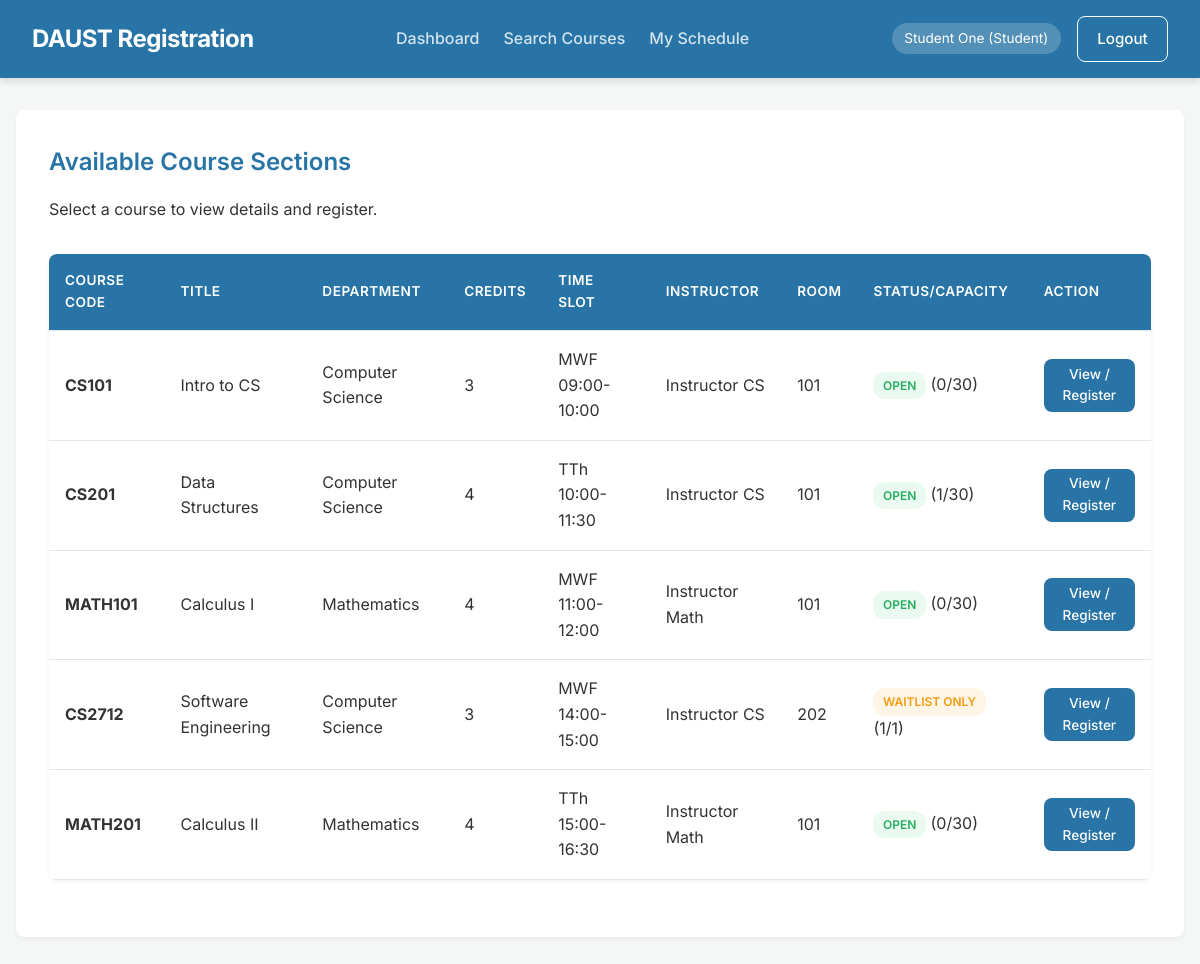
Page /student/search (signed in) on the committed database.
### tables this page shows
CREATE TABLE Sections (
            sectionID TEXT PRIMARY KEY,
            courseID TEXT NOT NULL,
            termID TEXT NOT NULL,
            instructorID TEXT NOT NULL,
            roomID TEXT NOT NULL,
            timeSlot TEXT NOT NULL,
            maxCapacity INTEGER NOT NULL,
            currentEnrolled INTEGER NOT NULL DEFAULT 0,
            status TEXT NOT NULL DEFAULT 'Draft' CHECK(status IN ('Draft','Published','Full','Closed','Cancelled')),
            FOREIGN KEY (courseID) REFERENCES Courses(courseID),
            FOREIGN KEY (termID) REFERENCES AcademicTerms(termID),
            FOREIGN KEY (instructorID) REFERENCES Instructors(userID),
            FOREIGN KEY (roomID) REFERENCES Rooms(roomID)
        );

CREATE TABLE Courses (
            courseID TEXT PRIMARY KEY,
            deptID TEXT NOT NULL,
            courseCode TEXT NOT NULL UNIQUE,
            title TEXT NOT NULL,
            credits INTEGER NOT NULL,
            description TEXT,
            FOREIGN KEY (deptID) REFERENCES Departments(deptID)
        );

CREATE TABLE Departments (
            deptID TEXT PRIMARY KEY,
            deptCode TEXT NOT NULL UNIQUE,
            deptName TEXT NOT NULL
        );

CREATE TABLE Users (
            userID TEXT PRIMARY KEY,
            name TEXT NOT NULL,
            email TEXT NOT NULL UNIQUE,
            password TEXT NOT NULL,
            role TEXT NOT NULL CHECK(role IN ('Student', 'Instructor', 'Administrator'))
        );

CREATE TABLE Rooms (
            roomID TEXT PRIMARY KEY,
            roomNumber TEXT NOT NULL,
            building TEXT NOT NULL,
            maxSeats INTEGER NOT NULL
        );

### app.py (the view)
@app.route('/student/search')
@login_required
@role_required('Student')
def student_search():
    cursor = get_db()
    cursor.execute('''
        SELECT s.sectionID, c.courseCode, c.title, c.credits, s.timeSlot, r.roomNumber, u.name as instructorName, s.currentEnrolled, s.maxCapacity, s.status, d.deptName
        FROM Sections s
        JOIN Courses c ON s.courseID = c.courseID
        JOIN Departments d ON c.deptID = d.deptID
        JOIN Instructors i ON s.instructorID = i.userID
        JOIN Users u ON i.userID = u.userID
        JOIN Rooms r ON s.roomID = r.roomID
        WHERE s.status IN ('Published', 'Full')
    ''')
    sections = cursor.fetchall()
    return render_template('student/search.html', sections=sections)

### app.py (called while the page is built)
def get_db():
    return DatabaseConnection.get_instance().cursor()

def login_required(f):
    @wraps(f)
    def decorated_function(*args, **kwargs):
        if 'user_id' not in session:
            flash("Please log in to access this page.", "warning")
            return redirect(url_for('login'))
        return f(*args, **kwargs)
    return decorated_function

def role_required(role):
    def decorator(f):
        @wraps(f)
        def decorated_function(*args, **kwargs):
            if 'role' not in session or session['role'] != role:
                flash(f"Unauthorized access. You must be a {role} to view this page.", "error")
                return redirect(url_for('login'))
            return f(*args, **kwargs)
        return decorated_function
    return decorator

### database.py (called while the page is built)
    @classmethod
    def get_instance(cls):
        if cls._instance is None:
            db_path = os.path.join(os.path.dirname(__file__), 'registration.db')
            cls._instance = sqlite3.connect(db_path, check_same_thread=False)
            cls._instance.row_factory = sqlite3.Row
            cls._initialize_schema(cls._instance)
        return cls._instance

### templates/student/search.html (shortened to what this page needs)
{% extends 'base.html' %}
{% block content %}
<div class="content-box">
    <h2>Available Course Sections</h2>
    <p style="margin-bottom: 2rem;">Select a course to view details and register.</p>
    <table>
        <thead>
            <tr>
                <th>Course Code</th>
                <th>Title</th>
                <th>Department</th>
                <th>Credits</th>
                <th>Time Slot</th>
                <th>Instructor</th>
                <th>Room</th>
                <th>Status/Capacity</th>
                <th>Action</th>
            </tr>
        </thead>
        <tbody>
            {% for sec in sections %}
            <tr>
                <td><strong>{{ sec.courseCode }}</strong></td>
                <td>{{ sec.title }}</td>
                <td>{{ sec.deptName }}</td>
                <td>{{ sec.credits }}</td>
                <td>{{ sec.timeSlot }}</td>
                <td>{{ sec.instructorName }}</td>
                <td>{{ sec.roomNumber }}</td>
                <td>
                    {% if sec.status == 'Full' %}
                        <span class="badge badge-orange">Waitlist Only</span> ({{ sec.currentEnrolled }}/{{ sec.maxCapacity }})
                    {% else %}
                        <span class="badge badge-green">Open</span> ({{ sec.currentEnrolled }}/{{ sec.maxCapacity }})
                    {% endif %}
                </td>
                <td>
                    <a href="{{ url_for('student_register_confirm', section_id=sec.sectionID) }}" class="btn btn-primary" style="padding: 0.3rem 0.8rem; font-size: 0.85rem;">View / Register</a>
                </td>
            </tr>
            {% else %}
            <tr>
                <td colspan="9" style="text-align: center;">No sections available.</td>
            </tr>
            {% endfor %}
        </tbody>
    </table>
</div>
{% endblock %}

### templates/base.html (shortened to what this page needs)
<!DOCTYPE html>
<html lang="en">
<head>
    <link rel="stylesheet" href="{{ url_for('static', filename='style.css') }}">
</head>
<body>
    <nav class="navbar">
        <div class="navbar-brand">
            <a href="/">DAUST Registration</a>
        </div>
        <div class="nav-links">
            {% if session.get('role') == 'Administrator' %}
                <a href="{{ url_for('admin_dashboard') }}">Dashboard</a>
                <a href="{{ url_for('admin_catalog') }}">Catalog</a>
                <a href="{{ url_for('admin_window') }}">Windows</a>
                <a href="{{ url_for('admin_override') }}">Overrides</a>
            {% elif session.get('role') == 'Student' %}
                <a href="{{ url_for('student_dashboard') }}">Dashboard</a>
                <a href="{{ url_for('student_search') }}">Search Courses</a>
                <a href="{{ url_for('student_schedule') }}">My Schedule</a>
            {% endif %}
        </div>
        <div class="navbar-user">
            {% if session.get('user_id') %}
                <span class="user-badge">{{ session.get('name') }} ({{ session.get('role') }})</span>
                <a href="{{ url_for('logout') }}" class="btn btn-primary" style="border: 1px solid white;">Logout</a>
            {% else %}
                <a href="{{ url_for('login') }}">Login</a>
            {% endif %}
        </div>
    </nav>
    <div class="container">
        {% block content %}
        {% endblock %}
    </div>
</body>
</html>

### static/style.css (style rules this page uses)
:root { --primary: #2874A6; --primary-dark: #1A5276; --primary-light: #5DADE2; --bg-color: #f4f7f6; --text-main: #333333; --text-muted: #666666; --white: #ffffff; --success: #27ae60; --success-bg: #eafaf1; --error: #e74c3c; --error-bg: #fdedec; --warning: #f39c12; --warning-bg: #fef5e7; --border: #e0e6ed; --shadow-sm: 0 2px 4px rgba(0,0,0,0.05); --shadow-md: 0 4px 6px rgba(0,0,0,0.1); --shadow-lg: 0 10px 15px rgba(0,0,0,0.1); --radius: 8px; --transition: all 0.3s ease; }
* { margin: 0; padding: 0; box-sizing: border-box; }
body { font-family: 'Inter', sans-serif; background-color: var(--bg-color); color: var(--text-main); line-height: 1.6; }
h1, h2, h3, h4, h5, h6 { color: var(--primary); margin-bottom: 1rem; font-weight: 600; }
a { color: var(--primary); text-decoration: none; transition: var(--transition); }
.navbar { background-color: var(--primary); color: var(--white); padding: 1rem 2rem; display: flex; justify-content: space-between; align-items: center; box-shadow: var(--shadow-md); position: sticky; top: 0; z-index: 100; }
.navbar-brand a { color: var(--white); font-size: 1.5rem; font-weight: 700; letter-spacing: -0.5px; }
.navbar-user { display: flex; align-items: center; gap: 1rem; }
.user-badge { background: rgba(255,255,255,0.2); padding: 0.3rem 0.8rem; border-radius: 20px; font-size: 0.85rem; }
.nav-links { display: flex; gap: 1.5rem; }
.nav-links a { color: rgba(255,255,255,0.8); font-weight: 500; }
.container { max-width: 1200px; margin: 2rem auto; padding: 0 1rem; }
.content-box { background: var(--white); border-radius: var(--radius); padding: 2rem; box-shadow: var(--shadow-sm); border: 1px solid rgba(255,255,255,0.4); margin-bottom: 2rem; }
.btn { display: inline-block; padding: 0.6rem 1.2rem; border: none; border-radius: var(--radius); font-weight: 500; font-size: 0.95rem; cursor: pointer; transition: var(--transition); text-align: center; }
.btn-primary { background-color: var(--primary); color: var(--white); }
table { width: 100%; border-collapse: collapse; margin-bottom: 1.5rem; background: var(--white); border-radius: var(--radius); overflow: hidden; box-shadow: var(--shadow-sm); }
thead { background-color: var(--primary); color: var(--white); }
th, td { padding: 1rem; text-align: left; border-bottom: 1px solid var(--border); }
th { font-weight: 600; text-transform: uppercase; font-size: 0.85rem; letter-spacing: 0.5px; }
tbody tr { transition: var(--transition); }
.badge { display: inline-block; padding: 0.25rem 0.6rem; border-radius: 12px; font-size: 0.75rem; font-weight: 600; text-transform: uppercase; }
.badge-green { background: var(--success-bg); color: var(--success); }
.badge-orange { background: var(--warning-bg); color: var(--warning); }

### rows in the picture
Sections: courseCode "CS101", title "Intro to CS", deptName "Computer Science", credits "3", timeSlot "MWF 09:00-10:00", instructorName "Instructor CS", roomNumber "101", currentEnrolled "0", maxCapacity "30"
Sections: courseCode "CS201", title "Data Structures", deptName "Computer Science", credits "4", timeSlot "TTh 10:00-11:30", instructorName "Instructor CS", roomNumber "101", currentEnrolled "1", maxCapacity "30"
Sections: courseCode "MATH101", title "Calculus I", deptName "Mathematics", credits "4", timeSlot "MWF 11:00-12:00", instructorName "Instructor Math", roomNumber "101", currentEnrolled "0", maxCapacity "30"
Sections: courseCode "CS2712", title "Software Engineering", deptName "Computer Science", credits "3", timeSlot "MWF 14:00-15:00", instructorName "Instructor CS", roomNumber "202", currentEnrolled "1", maxCapacity "1"
Sections: courseCode "MATH201", title "Calculus II", deptName "Mathematics", credits "4", timeSlot "TTh 15:00-16:30", instructorName "Instructor Math", roomNumber "101", currentEnrolled "0", maxCapacity "30"

### other values in the picture
{{ session.get('name') }} "Student One"
{{ session.get('role') }} "Student"
